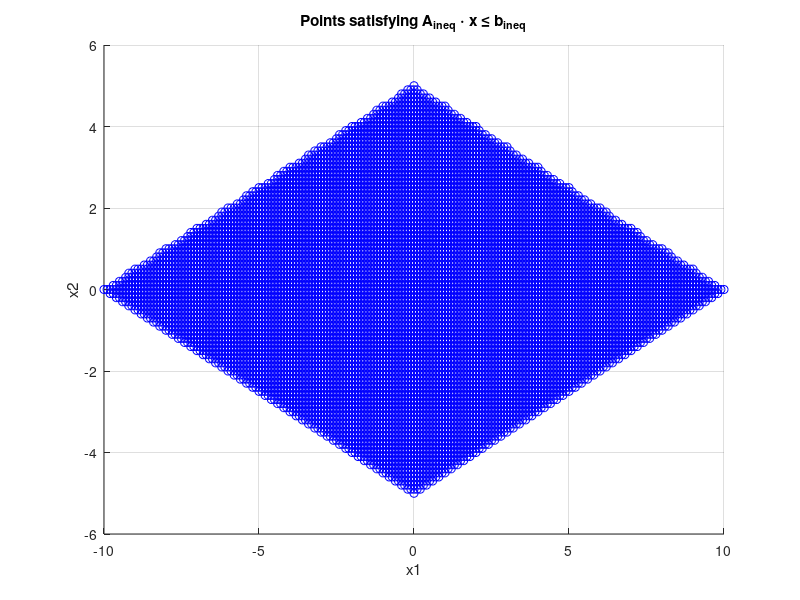

Write the MATLAB code that produced this figure.
close all
clear all
clc

% 설정된 매개변수 및 행렬 불러오기
ai = [1.0; 0.1];
% 위에서 제공한 코드가 설정되어 있다고 가정

% 관심 있는 범위 설정 (예: -10에서 10)
x1_range = -10:0.1:10;
x2_range = -10:0.1:10;

% 그리드 생성
[X1, X2] = meshgrid(x1_range, x2_range);
num_points = numel(X1);
X = [X1(:), X2(:)]'; % 2 x num_points 크기의 행렬

% A_ineq와 b_ineq 불러오기 (이미 설정된 상태로 가정)
% 예제:
A_ineq = [1, 2; -1, 2; 1, -2; -1, -2]; % 임의의 A_ineq (사용자의 설정에 맞게 수정)
b_ineq = [10; 10; 10; 10]; % 임의의 b_ineq (사용자의 설정에 맞게 수정)

% 부등식 평가
valid_points = [];
for i = 1:num_points
    x = X(:, i);
    if all(A_ineq * x <= b_ineq)
        valid_points = [valid_points, x];
    end
end

% 플롯
figure;
hold on;
plot(valid_points(1, :), valid_points(2, :), 'bo');
title('Points satisfying A_{ineq} \cdot x \leq b_{ineq}');
xlabel('x1');
ylabel('x2');
grid on;
hold off;
